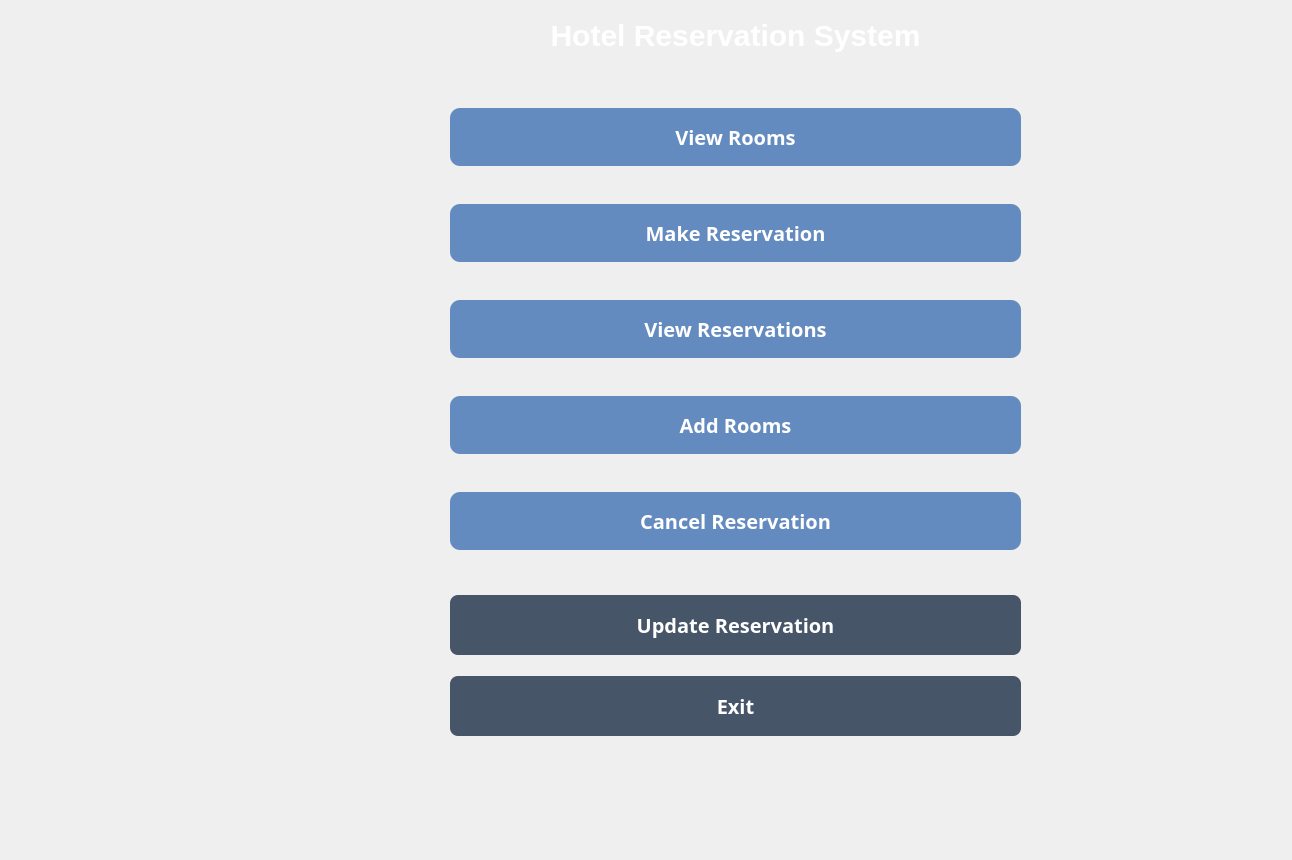
<?xml version="1.0" encoding="UTF-8"?>
<ui version="4.0">
 <class>MainWindow</class>
 <widget class="QMainWindow" name="MainWindow">
  <property name="geometry">
   <rect>
    <x>0</x>
    <y>0</y>
    <width>1292</width>
    <height>860</height>
   </rect>
  </property>
  <property name="font">
   <font>
    <family>Candara</family>
    <pointsize>28</pointsize>
    <weight>75</weight>
    <bold>true</bold>
   </font>
  </property>
  <property name="windowTitle">
   <string>MainWindow</string>
  </property>
  <property name="layoutDirection">
   <enum>Qt::LeftToRight</enum>
  </property>
  <widget class="QWidget" name="centralwidget">
   <property name="layoutDirection">
    <enum>Qt::LeftToRight</enum>
   </property>
   <property name="styleSheet">
    <string notr="true">QWidget{
background-color: qlineargradient(x1:0, y1:0, x2:1, y2:1,
                                  stop:0 #0f2027,
                                  stop:0.5 #203a43,
                                  stop:1 #2c5364);
}
QPushButton {
    background-color: #3498db;
    color: white;
    border-radius: 10px;
    padding: 10px;
}

QPushButton:hover {
    background-color: #2980b9;
}

QPushButton#btnUpdate, QPushButton#btnExit {
    background-color: #e67e22;
}

QPushButton#btnExit {
    background-color: #c0392b;
}
</string>
   </property>
   <widget class="QWidget" name="verticalLayoutWidget">
    <property name="geometry">
     <rect>
      <x>450</x>
      <y>80</y>
      <width>571</width>
      <height>501</height>
     </rect>
    </property>
    <layout class="QVBoxLayout" name="verticalLayout">
     <property name="spacing">
      <number>10</number>
     </property>
     <item>
      <widget class="QPushButton" name="pushButton_5">
       <property name="styleSheet">
        <string notr="true">background-color: #648bbf;
color: white;
border-radius: 10px;
padding: 15px;
font-size: 20px;
font-weight: bold;
</string>
       </property>
       <property name="text">
        <string>View Rooms</string>
       </property>
      </widget>
     </item>
     <item>
      <widget class="QPushButton" name="pushButton_3">
       <property name="styleSheet">
        <string notr="true">background-color: #648bbf;
color: white;
border-radius: 10px;
padding: 15px;
font-size: 20px;
font-weight: bold;
</string>
       </property>
       <property name="text">
        <string>Make Reservation</string>
       </property>
      </widget>
     </item>
     <item>
      <widget class="QPushButton" name="pushButton_4">
       <property name="styleSheet">
        <string notr="true">background-color: #648bbf;
color: white;
border-radius: 10px;
padding: 15px;
font-size: 20px;
font-weight: bold;
</string>
       </property>
       <property name="text">
        <string>View Reservations</string>
       </property>
      </widget>
     </item>
     <item>
      <widget class="QPushButton" name="pushButton_2">
       <property name="styleSheet">
        <string notr="true">background-color: #648bbf;
color: white;
border-radius: 10px;
padding: 15px;
font-size: 20px;
font-weight: bold;
</string>
       </property>
       <property name="text">
        <string>Add Rooms</string>
       </property>
      </widget>
     </item>
     <item>
      <widget class="QPushButton" name="pushButton">
       <property name="styleSheet">
        <string notr="true">background-color: #648bbf;
color: white;
border-radius: 10px;
padding: 15px;
font-size: 20px;
font-weight: bold;
</string>
       </property>
       <property name="text">
        <string>Cancel Reservation</string>
       </property>
      </widget>
     </item>
    </layout>
   </widget>
   <widget class="QLabel" name="label">
    <property name="geometry">
     <rect>
      <x>390</x>
      <y>0</y>
      <width>691</width>
      <height>71</height>
     </rect>
    </property>
    <property name="font">
     <font>
      <pointsize>-1</pointsize>
      <weight>75</weight>
      <bold>true</bold>
     </font>
    </property>
    <property name="styleSheet">
     <string notr="true">;
color: white;
border-radius: 12px;
padding: 16px;

font-size: 30px;
font-weight: bold;
</string>
    </property>
    <property name="text">
     <string>Hotel Reservation System</string>
    </property>
    <property name="textFormat">
     <enum>Qt::PlainText</enum>
    </property>
    <property name="alignment">
     <set>Qt::AlignCenter</set>
    </property>
   </widget>
   <widget class="QWidget" name="verticalLayoutWidget_2">
    <property name="geometry">
     <rect>
      <x>450</x>
      <y>580</y>
      <width>571</width>
      <height>171</height>
     </rect>
    </property>
    <layout class="QVBoxLayout" name="verticalLayout_2">
     <item>
      <widget class="QPushButton" name="btnUpdate">
       <property name="styleSheet">
        <string notr="true">background-color: #475569; /* можно заменить на другой */
color: white;
border-radius: 8px;
padding: 16px;
font-size: 20px;
font-weight: bold;
</string>
       </property>
       <property name="text">
        <string>Update Reservation</string>
       </property>
      </widget>
     </item>
     <item>
      <widget class="QPushButton" name="btnExit">
       <property name="styleSheet">
        <string notr="true">background-color: #475569; /* можно заменить на другой */
color: white;
border-radius: 8px;
padding: 16px;
font-size: 20px;
font-weight: bold;
</string>
       </property>
       <property name="text">
        <string>Exit</string>
       </property>
      </widget>
     </item>
    </layout>
   </widget>
  </widget>
 </widget>
 <resources/>
 <connections/>
</ui>
